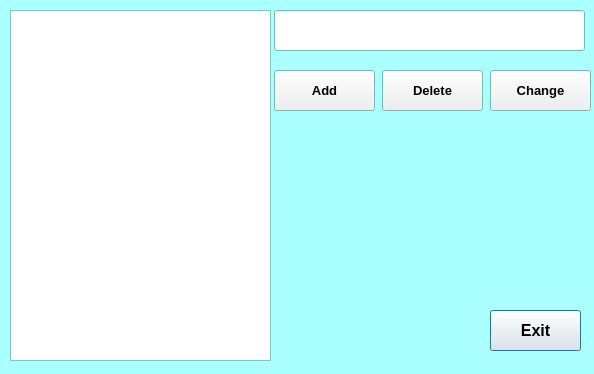
<?xml version="1.0" encoding="UTF-8"?>
<ui version="4.0">
 <class>DialogModel</class>
 <widget class="QDialog" name="DialogModel">
  <property name="geometry">
   <rect>
    <x>0</x>
    <y>0</y>
    <width>594</width>
    <height>374</height>
   </rect>
  </property>
  <property name="palette">
   <palette>
    <active>
     <colorrole role="Base">
      <brush brushstyle="SolidPattern">
       <color alpha="255">
        <red>255</red>
        <green>255</green>
        <blue>255</blue>
       </color>
      </brush>
     </colorrole>
     <colorrole role="Window">
      <brush brushstyle="SolidPattern">
       <color alpha="255">
        <red>170</red>
        <green>255</green>
        <blue>255</blue>
       </color>
      </brush>
     </colorrole>
    </active>
    <inactive>
     <colorrole role="Base">
      <brush brushstyle="SolidPattern">
       <color alpha="255">
        <red>255</red>
        <green>255</green>
        <blue>255</blue>
       </color>
      </brush>
     </colorrole>
     <colorrole role="Window">
      <brush brushstyle="SolidPattern">
       <color alpha="255">
        <red>170</red>
        <green>255</green>
        <blue>255</blue>
       </color>
      </brush>
     </colorrole>
    </inactive>
    <disabled>
     <colorrole role="Base">
      <brush brushstyle="SolidPattern">
       <color alpha="255">
        <red>170</red>
        <green>255</green>
        <blue>255</blue>
       </color>
      </brush>
     </colorrole>
     <colorrole role="Window">
      <brush brushstyle="SolidPattern">
       <color alpha="255">
        <red>170</red>
        <green>255</green>
        <blue>255</blue>
       </color>
      </brush>
     </colorrole>
    </disabled>
   </palette>
  </property>
  <property name="windowTitle">
   <string>Model</string>
  </property>
  <widget class="QPushButton" name="pushButtonExit">
   <property name="geometry">
    <rect>
     <x>490</x>
     <y>310</y>
     <width>91</width>
     <height>41</height>
    </rect>
   </property>
   <property name="font">
    <font>
     <family>Arial</family>
     <pointsize>12</pointsize>
     <weight>75</weight>
     <bold>true</bold>
    </font>
   </property>
   <property name="text">
    <string>Exit</string>
   </property>
  </widget>
  <widget class="QListView" name="listDirs">
   <property name="geometry">
    <rect>
     <x>10</x>
     <y>10</y>
     <width>261</width>
     <height>351</height>
    </rect>
   </property>
   <property name="font">
    <font>
     <pointsize>14</pointsize>
    </font>
   </property>
  </widget>
  <widget class="QLineEdit" name="lineEditModelName">
   <property name="geometry">
    <rect>
     <x>274</x>
     <y>10</y>
     <width>311</width>
     <height>41</height>
    </rect>
   </property>
   <property name="font">
    <font>
     <pointsize>14</pointsize>
    </font>
   </property>
  </widget>
  <widget class="QPushButton" name="pushButtonAdd">
   <property name="geometry">
    <rect>
     <x>274</x>
     <y>70</y>
     <width>101</width>
     <height>41</height>
    </rect>
   </property>
   <property name="font">
    <font>
     <family>Arial</family>
     <pointsize>10</pointsize>
     <weight>75</weight>
     <bold>true</bold>
    </font>
   </property>
   <property name="text">
    <string>Add</string>
   </property>
  </widget>
  <widget class="QPushButton" name="pushButtonChange">
   <property name="geometry">
    <rect>
     <x>490</x>
     <y>70</y>
     <width>101</width>
     <height>41</height>
    </rect>
   </property>
   <property name="font">
    <font>
     <family>Arial</family>
     <pointsize>10</pointsize>
     <weight>75</weight>
     <bold>true</bold>
    </font>
   </property>
   <property name="text">
    <string>Change</string>
   </property>
  </widget>
  <widget class="QPushButton" name="pushButtonDelete">
   <property name="geometry">
    <rect>
     <x>382</x>
     <y>70</y>
     <width>101</width>
     <height>41</height>
    </rect>
   </property>
   <property name="font">
    <font>
     <family>Arial</family>
     <pointsize>10</pointsize>
     <weight>75</weight>
     <bold>true</bold>
    </font>
   </property>
   <property name="text">
    <string>Delete</string>
   </property>
  </widget>
 </widget>
 <resources/>
 <connections/>
</ui>
